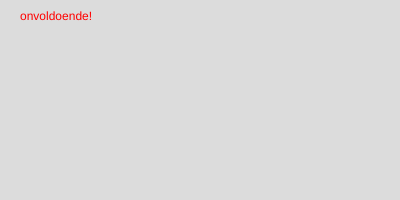
Frame 1 (no input)
Frame 60 (no input): identical to frame 1, image omitted
Frame 120 (the mouse pressed at the canvas centre since frame 60): identical to frame 1, image omitted

The p5.js sketch that drew this single still picture (run headless with seeded random() and noise() and a simulated clock; from frame 60 on, the mouse is pressed at the canvas centre):

// p5.js sketch
// ── sketch.js
let score = 10;

function setup() {
  createCanvas(400, 200);
}

function draw() {
  background(220);

  if (score >= 90) {
    fill("green")
    text("Uitstekend!", 20,20);
  } else if (score >= 70 && score <= 89) {
    fill("yellow")
    text("Goed gedaan!", 20, 20);
  } else if (score > 50 && score <= 69) {
    fill("orange")
    text("prima", 20, 20);
  } else {
    fill("red");
    text("onvoldoende!", 20, 20);

  }


























  // if (score >= 90 && score <= 100){
  //   fill("green");
  //   text("Uitstekend!", 20, 20);
  // }
  // else if (score >= 70 && score <= 89){
  //   fill("yellow");
  //   text("Goed gedaan!", 20, 20);
  // }
  // else if (score >= 50 && score <= 69){
  //   fill("orange");
  //   text("Voldoende", 20, 20);
  // }
  // else{
  //   fill("red");
  //   text("Onvoldoende", 20, 20);
  // }
}
